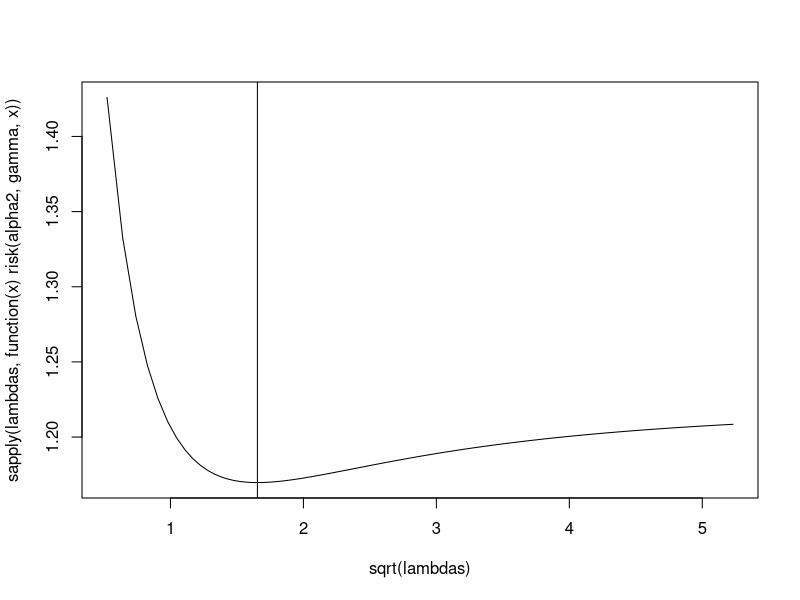

Generate this figure with R:
####
##  Risk formula for Sigma = I incorrect
##  Charles Zheng
####


mI <- function(z, gamma) {
  -((z + gamma - 1) + sqrt((z + gamma-1)^2 - 4 * gamma * z))/
    (2 * gamma * z)
}
mId <- function(z, gamma) {
  -mI(z, gamma)/z + 1/(2 * gamma * z) *
    (-1 - (z- gamma - 1)/sqrt((z + gamma - 1)^2 - 4 * gamma*z))
}
risk <- function(alpha2, gamma, lambda) {
  1 + gamma * mI(-lambda, gamma) - lambda * (gamma - lambda * alpha2) * mId(-lambda, gamma)
}

## check that mId is correct
z <- -rexp(1); gamma <- rexp(1)
mId(z, gamma)
numDeriv::grad(function(z) mI(z, gamma), z)

## here is the problem: risk is not minimized by lambda = gamma/alpha2

gamma <- rexp(1); alpha2 <- rexp(1)
risk(alpha2, gamma, gamma/alpha2)
risk(alpha2, gamma, 2*gamma/alpha2)

## a plot
lambdas <- gamma/alpha2 * seq(.1, 10, by = .05)
plot(sqrt(lambdas), sapply(lambdas, function(x) risk(alpha2, gamma, x)), type = "l")
abline(v = sqrt(gamma/alpha2))
